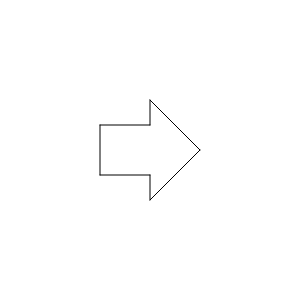
Frame 1 (no input)
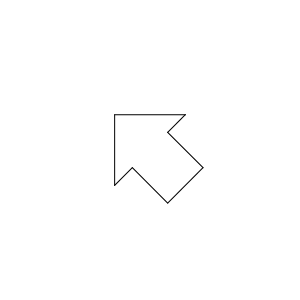
Frame 60 (no input)
Frame 120 (the mouse pressed at the canvas centre since frame 60): identical to frame 1, image omitted

The p5.js sketch that drew these frames (run headless with seeded random() and noise() and a simulated clock; from frame 60 on, the mouse is pressed at the canvas centre):

// p5.js sketch
// ── sketch.js
let dx, dy, arrow;

function setup(){
    createCanvas(300, 300);
    background(255, 255, 255);
    arrow= new Arrow(width/2, height/2, 0);
    console.log(arrow);
}

function draw(){
    background(255, 255, 255);
    arrow.drawArrow();
    arrow.follow();
}
// ── Arrow.js
class Arrow {
	constructor(x, y, angle) {
		this.x = x;
		this.y = y;
		this.angle = angle;
	}	
	
	follow(){
		this.dx = mouseX-this.x;
		this.dy= mouseY-this.y;
		this.angle= atan2(this.dy, this.dx);
	}

	
	drawArrow() {
		
		translate(this.x, this.y);
		
		rotate(this.angle);
		line(-50, -25, 0, -25);
		line(0, -25, 0, -50);
		line(0, -50, 50, 0);
		line(50, 0, 0, 50);
		line(0, 50, 0, 25);
		line(0, 25, -50, 25);
		line(-50, 25, -50, -25);
		
	}
}
